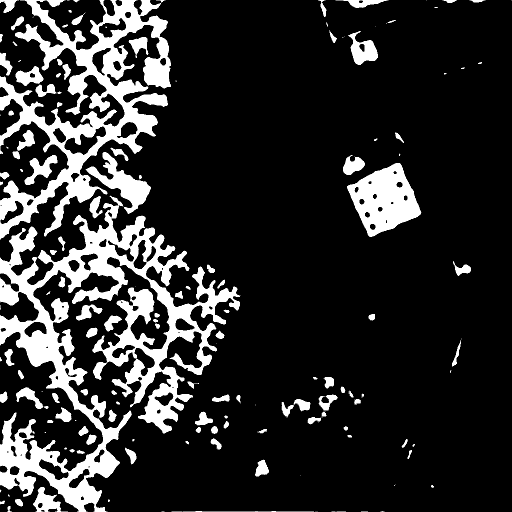
#> input picture A_Two_Stage_Low-Resolution_Satellite_Image_Analysis_Frame_for_Detection_of_Densely_Built-up_Area/DBSCAN_02/63_unet_1024.png, 1024 x 1024 px, found by its file name (shown at 1/2 size)
$ jupyter execute DBSCAN_02.ipynb
#> lines starting #> are read from the running program, lines starting #| are printed output that depends on the picture; after the words box and inside, x2 and y2 are one past the last pixel; in counts of white or black regions, pixels touching at a corner belong together; long printed decimals are rounded
[cell 1]
import cv2
import glob
from google.colab.patches import cv2_imshow

[cell 2]
from google.colab import drive
drive.mount('/content/drive')

[cell 3]
import numpy as np
file = '/content/drive/MyDrive/workspace/DBSCAN_02/63_unet_1024.png'
img = cv2.imread(file, 0)
#> img: shape (1024, 1024); 17.5% white; 173 white regions (60 under 20 px), largest, box (x1, y1, x2, y2) and area: (0, 391, 481, 1024) 85534, (0, 0, 342, 480) 50467, (694, 326, 843, 474) 12642
#cv2_imshow(img)
img = cv2.resize(img, (0, 0), fx = 0.125, fy = 0.125)
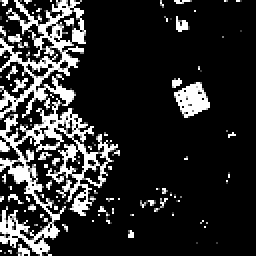
#> img: shape (128, 128) (shown 2 times larger); min 0, max 255, mean 44.2
ret, binImg = cv2.threshold(img, 128, 255, cv2.THRESH_BINARY)
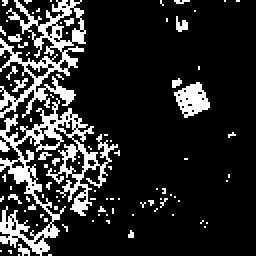
#> binImg: shape (128, 128) (shown 2 times larger); 16.5% white in thin lines or dots
#img = cv2.threshold(img, 0, 255, cv2.THRESH_BINARY+cv2.THRESH_OTSU)
# define the kernel
kernel = np.ones((5, 5), np.uint8)
# invert the image
#binImg = cv2.bitwise_not(img)
# dialate the image
img = cv2.dilate(binImg, kernel, iterations=1)
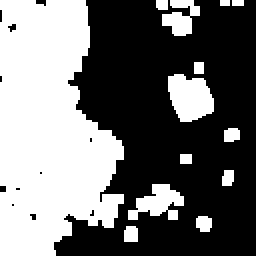
#> img: shape (128, 128) (shown 2 times larger); 43.5% white; 13 white regions (2 under 20 px), largest, box (x1, y1, x2, y2) and area: (0, 0, 62, 128) 5907, (84, 37, 107, 61) 413, (64, 92, 92, 110) 283
binImg = cv2.erode(img, kernel, iterations=1)
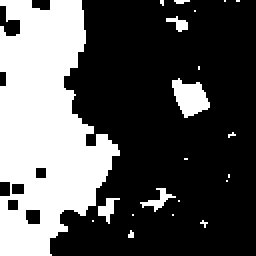
#> binImg: shape (128, 128) (shown 2 times larger); 33.3% white; 21 white regions (16 under 20 px), largest, box (x1, y1, x2, y2) and area: (0, 0, 60, 128) 4990, (86, 39, 105, 59) 237, (70, 94, 88, 106) 69, (49, 99, 60, 112) 64, (83, 8, 94, 16) 43
binImg = cv2.erode(img, kernel, iterations=1)
img = cv2.dilate(binImg, kernel, iterations=1)
#img = binImg
height = img.shape[0]
#> height = 128
width = img.shape[1]
#> width = 128
min = height if height < width else width
#> min = 128
eps_spatial = min/4
#> eps_spatial = 32
cv2_imshow(img)

[cell 4]
import matplotlib.pyplot as plt
from sklearn.cluster import DBSCAN

[cell 5]
#hsvimg = cv2.cvtColor(img, cv2.COLOR_BGR2HSV)
dbscan_img = img.copy()


# [4 lines of commented-out code are left out]

feature_image=np.reshape(dbscan_img, [-1, 1])
#> feature_image = 16384 values, max 255 at index 0, min 0 at index 18, mean 111
rows, cols = dbscan_img.shape
#> rows = 128; cols = 128
print(feature_image.shape)
#| (16384, 1)
db = DBSCAN(eps=5, min_samples=25,
            metric = 'euclidean',algorithm ='auto')
db.fit(feature_image)
labels = db.labels_
values, counts = np.unique(labels,
                           return_counts=True)
values = np.array(values)
counts = np.array(counts)
print("Cluster Labels: ", values)
print("Cluster Area: ", counts)

plt.figure(2)
plt.subplot(1, 2, 1)
plt.imshow(img)
plt.axis('off')

plt.subplot(1, 2, 2)
labelImg = np.reshape(labels, [rows, cols])
plt.imshow(labelImg)
plt.axis('off')
plt.show()
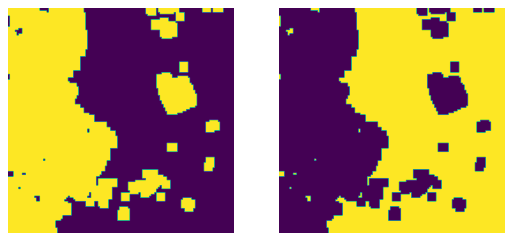
#> figure drawn by matplotlib, 2 panels

[cell 6]
xycolors = []
for r in range(rows):
    for c in range(cols):
      if img[r, c] == 255:
        xycolors.append([r, c, 255])
      else:
        xycolors.append([r, c, 0])
#xycolors = [[0, 0], [0, 1], [1, 0], [1, 1], [99, 100], [100, 99], [100, 100]]
feature_image2 = np.reshape(xycolors, [-1, 3])
db = DBSCAN(eps=3, min_samples=5,
            metric = 'euclidean',algorithm ='auto')
db.fit(feature_image2)
labels2 = db.labels_
values, counts = np.unique(labels2,
                           return_counts=True)
values = np.array(values)
counts = np.array(counts)
print("Cluster Labels: ", values)
print("Cluster Area: ", counts)

plt.figure(2)
plt.subplot(1, 2, 1)
plt.imshow(img)
plt.axis('off')

plt.subplot(1, 2, 2)
labelImg = np.reshape(labels2, [rows, cols])
plt.imshow(labelImg)
plt.axis('off')
plt.show()
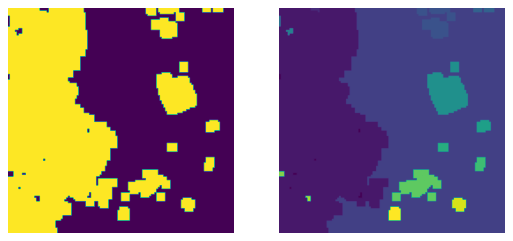
#> figure drawn by matplotlib, 2 panels

[cell 7]
from skimage.io import imread, imshow
from skimage.color import rgb2gray
from skimage.morphology import (erosion, dilation, closing, opening,
                                area_closing, area_opening)
from skimage.measure import label, regionprops, regionprops_table

square = np.array([[1,1,1],
                   [1,1,1],
                   [1,1,1]])
def multi_dil(im, num, element=square):
    for i in range(num):
        im = dilation(im, element)
    return im
def multi_ero(im, num, element=square):
    for i in range(num):
        im = erosion(im, element)
    return im
def refineCluster(thresholdImg):
  multi_dilated = multi_dil(thresholdImg, 3)
  #print("multi_dilated")
  #cv2_imshow(multi_dilated)
  multi_eroded = multi_ero(multi_dilated, 3)
  # [8 lines of commented-out code are left out]
  return multi_eroded

[cell 8]
# Initialize a new image to store
# all the output components
outputImg = np.zeros(labelImg.shape,
                     dtype="uint8")
totalObjectArea = 0
totalObjectCnt = 0
bg_color = 0
cluster_index = 0
for clusterLabel in values:
 print("ClusterLabel = ", clusterLabel)
 #if clusterLabel < 0:
   #continue
 singleClusterImg = labelImg.copy()
 singleClusterImg[singleClusterImg == clusterLabel] = 255
 singleClusterImg[singleClusterImg != 255] = 0
 # Apply the Component analysis function
 thresholdImg = np.uint8(singleClusterImg)
 sum = 0
 for r in range(rows):
    for c in range(cols):
      if thresholdImg[r, c] == 255:
        sum = sum + img[r, c]
 avg_val = np.uint8(sum/counts[cluster_index])
 print("avg_val = ", avg_val, "Cluster Area = ", counts[cluster_index])
 cluster_index = cluster_index + 1

 if avg_val == bg_color:
  continue

 #cv2_imshow(thresholdImg)
 thresholdImg = refineCluster(thresholdImg)
 #cv2_imshow(thresholdImg)
 analysis = cv2.connectedComponentsWithStats(thresholdImg, 8)
 (totalLabels, label_ids, area_values, centroid) = analysis
  # Loop through each component
 for i in range(1, totalLabels):
    # Area of the component
    area = area_values[i, cv2.CC_STAT_AREA]
    print(i,"] Object Area = ", area)
    if (area > 50):
        print("Include Component Label = ", i)
        #componentMask = (label_ids == i).astype("uint8") * 255
        outputImg = cv2.bitwise_or(outputImg, thresholdImg)
        #cv2_imshow(outputImg)
        totalObjectArea += area
        totalObjectCnt+=1
 print("===================================================")
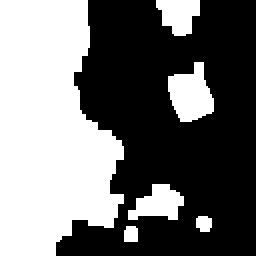
#> outputImg: shape (128, 128) (shown 2 times larger); 44% white; 6 white regions, box (x1, y1, x2, y2) and area: (0, 0, 62, 128) 6021, (84, 31, 107, 61) 465, (64, 92, 92, 110) 320, (78, 0, 100, 18) 287, (98, 108, 106, 116) 55, (62, 113, 69, 121) 53
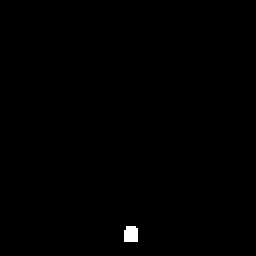
#> singleClusterImg: shape (128, 128) int64 (shown 2 times larger); 0.32% white; 1 white region, box (x1, y1, x2, y2) and area: (62, 113, 69, 121) 53
#> after the loop, cluster_index = 17; totalObjectArea = 7201; totalObjectCnt = 6
print("=====================================================")
print("=============FINAL OUTPUT============================")
print("=====================================================")

plt.figure(2)
plt.subplot(1, 2, 1)
plt.imshow(img, cmap = 'gray')
plt.axis('off')
plt.subplot(1, 2, 2)
plt.imshow(outputImg, cmap = 'gray')
plt.axis('off')
print("Total Object Count: ", totalObjectCnt)
#| Total Object Count:  6
print("Total Object Area Coverage (Percentage): ",
      (totalObjectArea*100)/(height*width))
#| Total Object Area Coverage (Percentage):  43.951

[cell 9]
outputImg = cv2.resize(outputImg, (0, 0), fx = 8, fy = 8)
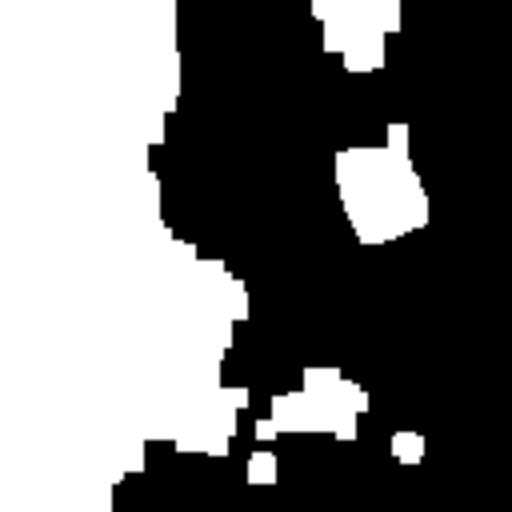
#> outputImg: shape (1024, 1024) (shown at 1/2 size); min 0, max 255, mean 112.1
cv2_imshow(outputImg)

$ run again, with A_Two_Stage_Low-Resolution_Satellite_Image_Analysis_Frame_for_Detection_of_Densely_Built-up_Area/DBSCAN_02/62_unet_1024.png copied over A_Two_Stage_Low-Resolution_Satellite_Image_Analysis_Frame_for_Detection_of_Densely_Built-up_Area/DBSCAN_02/63_unet_1024.png
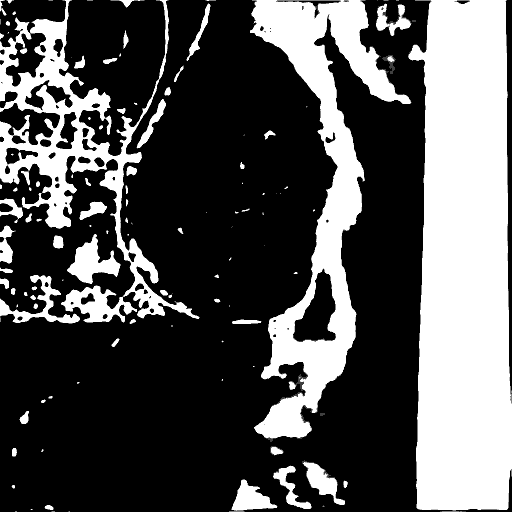
#> input picture A_Two_Stage_Low-Resolution_Satellite_Image_Analysis_Frame_for_Detection_of_Densely_Built-up_Area/DBSCAN_02/62_unet_1024.png, 1024 x 1024 px, found by its file name (shown at 1/2 size)
#> feature_image = 16384 values, max 255 at index 0, min 0 at index 5, mean 144.9
#| (16384, 1)
#> after the loop `for clusterLabel in values:`:
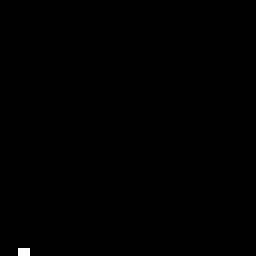
#> singleClusterImg: shape (128, 128) int64 (shown 2 times larger); 0.15% white; 1 white region, box (x1, y1, x2, y2) and area: (9, 124, 15, 128) 24
#> after the loop `for clusterLabel in values:`: cluster_index = 20; totalObjectArea = 9712; totalObjectCnt = 2
#| Total Object Count:  2
#| Total Object Area Coverage (Percentage):  59.277
#> `outputImg = cv2.resize(outputImg, (0, 0), fx = 8, fy = 8)`:
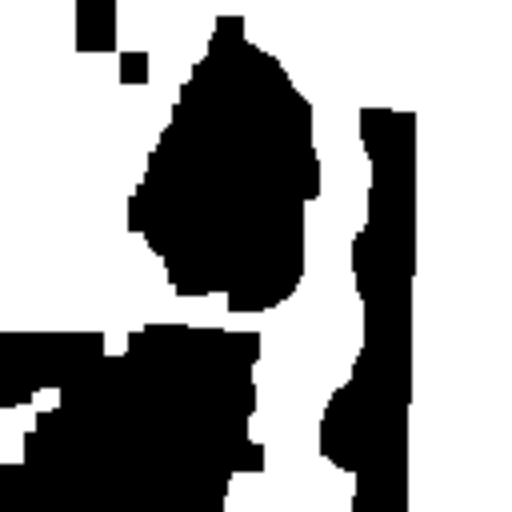
#> outputImg: shape (1024, 1024) (shown at 1/2 size); min 0, max 255, mean 151.2

$ run again, with A_Two_Stage_Low-Resolution_Satellite_Image_Analysis_Frame_for_Detection_of_Densely_Built-up_Area/DBSCAN_02/65_unet_1024.png copied over A_Two_Stage_Low-Resolution_Satellite_Image_Analysis_Frame_for_Detection_of_Densely_Built-up_Area/DBSCAN_02/63_unet_1024.png
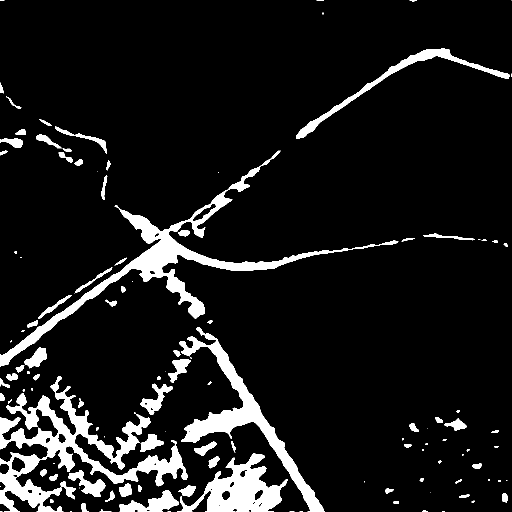
#> input picture A_Two_Stage_Low-Resolution_Satellite_Image_Analysis_Frame_for_Detection_of_Densely_Built-up_Area/DBSCAN_02/65_unet_1024.png, 1024 x 1024 px, found by its file name (shown at 1/2 size)
#> feature_image = 16384 values, max 255 at index 1384, min 0 at index 0, mean 78.32
#| (16384, 1)
#> after the loop `for clusterLabel in values:`:
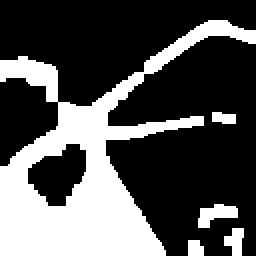
#> outputImg: shape (128, 128) (shown 2 times larger); 32% white; 5 white regions, box (x1, y1, x2, y2) and area: (0, 10, 128, 128) 4893, (99, 102, 119, 114) 143, (112, 114, 122, 128) 95, (106, 56, 118, 62) 60, (94, 120, 102, 128) 58
#> after the loop `for clusterLabel in values:`: cluster_index = 14; totalObjectArea = 5249; totalObjectCnt = 5
#| Total Object Count:  5
#| Total Object Area Coverage (Percentage):  32.037
#> `outputImg = cv2.resize(outputImg, (0, 0), fx = 8, fy = 8)`:
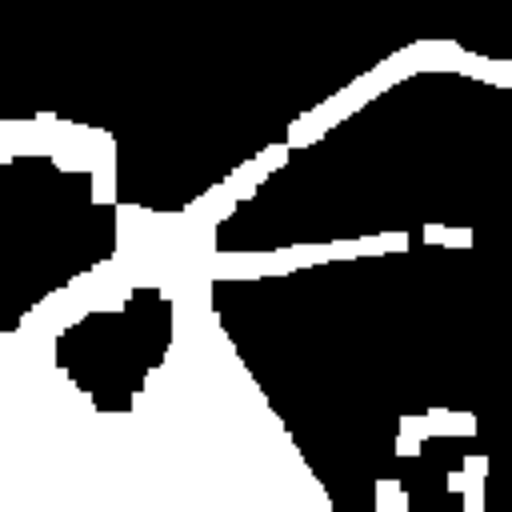
#> outputImg: shape (1024, 1024) (shown at 1/2 size); min 0, max 255, mean 81.7
